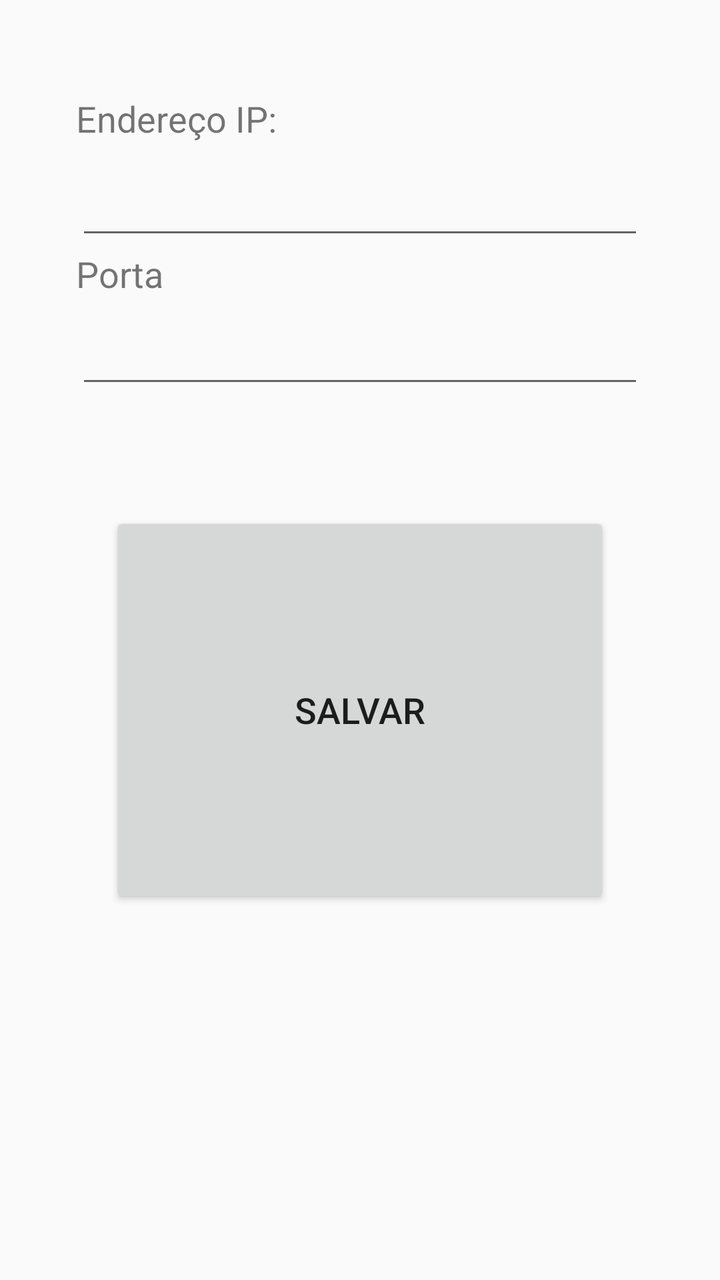
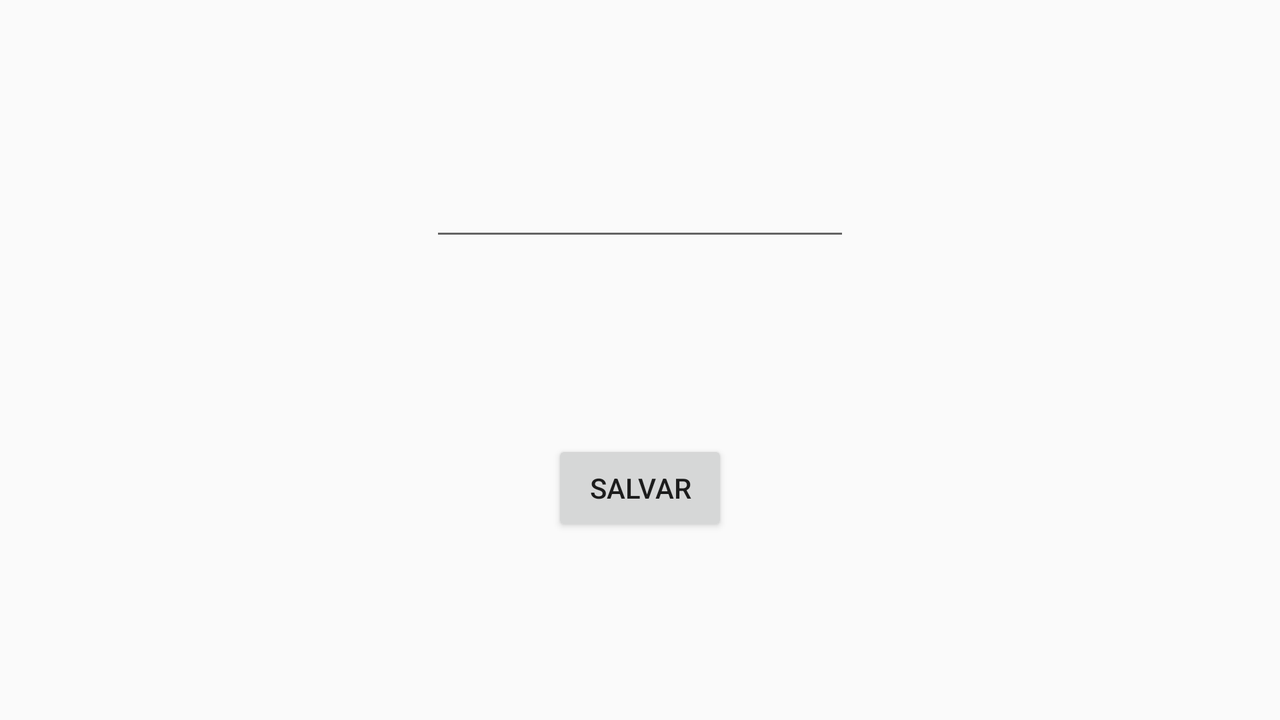

An Android layout and its configuration variant, each rendered on a device that would load it. The default file and the variant file are quoted in full after the pictures.
<!-- AndroidManifest.xml: application theme AppTheme -->
<!-- res/layout/activity_config.xml -->
<?xml version="1.0" encoding="utf-8"?>
<android.support.constraint.ConstraintLayout xmlns:android="http://schemas.android.com/apk/res/android"
    xmlns:app="http://schemas.android.com/apk/res-auto"
    xmlns:tools="http://schemas.android.com/tools"
    android:layout_width="match_parent"
    android:layout_height="match_parent"
    tools:context=".config"
    tools:layout_editor_absoluteY="81dp">

    <EditText
        android:id="@+id/editText"
        android:layout_width="0dp"
        android:layout_height="wrap_content"
        android:layout_marginBottom="33dp"
        android:layout_marginEnd="38dp"
        android:layout_marginLeft="38dp"
        android:layout_marginRight="38dp"
        android:layout_marginStart="38dp"
        android:ems="10"
        android:inputType="phone"
        app:layout_constraintBottom_toTopOf="@+id/editText2"
        app:layout_constraintEnd_toEndOf="parent"
        app:layout_constraintStart_toStartOf="parent"
        app:layout_constraintTop_toBottomOf="@+id/textView" />

    <Button
        android:id="@+id/button2"
        android:layout_width="0dp"
        android:layout_height="0dp"
        android:layout_marginBottom="186dp"
        android:layout_marginEnd="55dp"
        android:layout_marginLeft="55dp"
        android:layout_marginRight="55dp"
        android:layout_marginStart="55dp"
        android:text="Salvar"
        android:textSize="18sp"
        app:layout_constraintBottom_toBottomOf="parent"
        app:layout_constraintEnd_toEndOf="parent"
        app:layout_constraintStart_toStartOf="parent"
        app:layout_constraintTop_toBottomOf="@+id/editText2" />

    <TextView
        android:id="@+id/textView"
        android:layout_width="wrap_content"
        android:layout_height="wrap_content"
        android:layout_marginBottom="12dp"
        android:layout_marginTop="47dp"
        android:text="Endereço IP:"
        android:textSize="18sp"
        app:layout_constraintBottom_toTopOf="@+id/editText"
        app:layout_constraintStart_toStartOf="@+id/editText"
        app:layout_constraintTop_toTopOf="parent" />

    <EditText
        android:id="@+id/editText2"
        android:layout_width="0dp"
        android:layout_height="wrap_content"
        android:layout_marginBottom="57dp"
        android:layout_marginEnd="38dp"
        android:layout_marginLeft="38dp"
        android:layout_marginRight="38dp"
        android:layout_marginStart="38dp"
        android:ems="10"
        android:inputType="number"
        app:layout_constraintBottom_toTopOf="@+id/button2"
        app:layout_constraintEnd_toEndOf="parent"
        app:layout_constraintStart_toStartOf="parent"
        app:layout_constraintTop_toBottomOf="@+id/editText" />

    <TextView
        android:id="@+id/textView2"
        android:layout_width="wrap_content"
        android:layout_height="wrap_content"
        android:layout_marginBottom="9dp"
        android:text="Porta"
        android:textSize="18sp"
        app:layout_constraintBottom_toTopOf="@+id/editText2"
        app:layout_constraintStart_toStartOf="@+id/editText2"
        app:layout_constraintTop_toBottomOf="@+id/editText" />

</android.support.constraint.ConstraintLayout>
<!-- resources referenced by this layout -->
<resources>
  <style name="AppTheme" parent="Base.Theme.AppCompat.Light.DarkActionBar">
          
          <item name="colorPrimary">@color/colorPrimary</item>
          <item name="colorPrimaryDark">@color/colorPrimaryDark</item>
          <item name="colorAccent">@color/colorAccent</item>
      </style>
</resources>
<!-- res/layout-land/activity_config.xml (the author's variant of the layout above) -->
<!-- drawn on the phone turned sideways -->
<?xml version="1.0" encoding="utf-8"?>
<android.support.constraint.ConstraintLayout xmlns:android="http://schemas.android.com/apk/res/android"
    xmlns:app="http://schemas.android.com/apk/res-auto"
    xmlns:tools="http://schemas.android.com/tools"
    android:layout_width="match_parent"
    android:layout_height="match_parent"
    tools:context=".config">

    <EditText
        android:id="@+id/editText"
        android:layout_width="wrap_content"
        android:layout_height="wrap_content"
        android:layout_marginTop="84dp"
        android:ems="10"
        android:inputType="textPersonName"
        app:layout_constraintEnd_toEndOf="parent"
        app:layout_constraintStart_toStartOf="parent"
        app:layout_constraintTop_toTopOf="parent" />

    <Button
        android:id="@+id/button2"
        android:layout_width="wrap_content"
        android:layout_height="wrap_content"
        android:layout_marginBottom="92dp"
        android:text="Salvar"
        app:layout_constraintBottom_toBottomOf="parent"
        app:layout_constraintEnd_toEndOf="parent"
        app:layout_constraintStart_toStartOf="parent" />

</android.support.constraint.ConstraintLayout>
